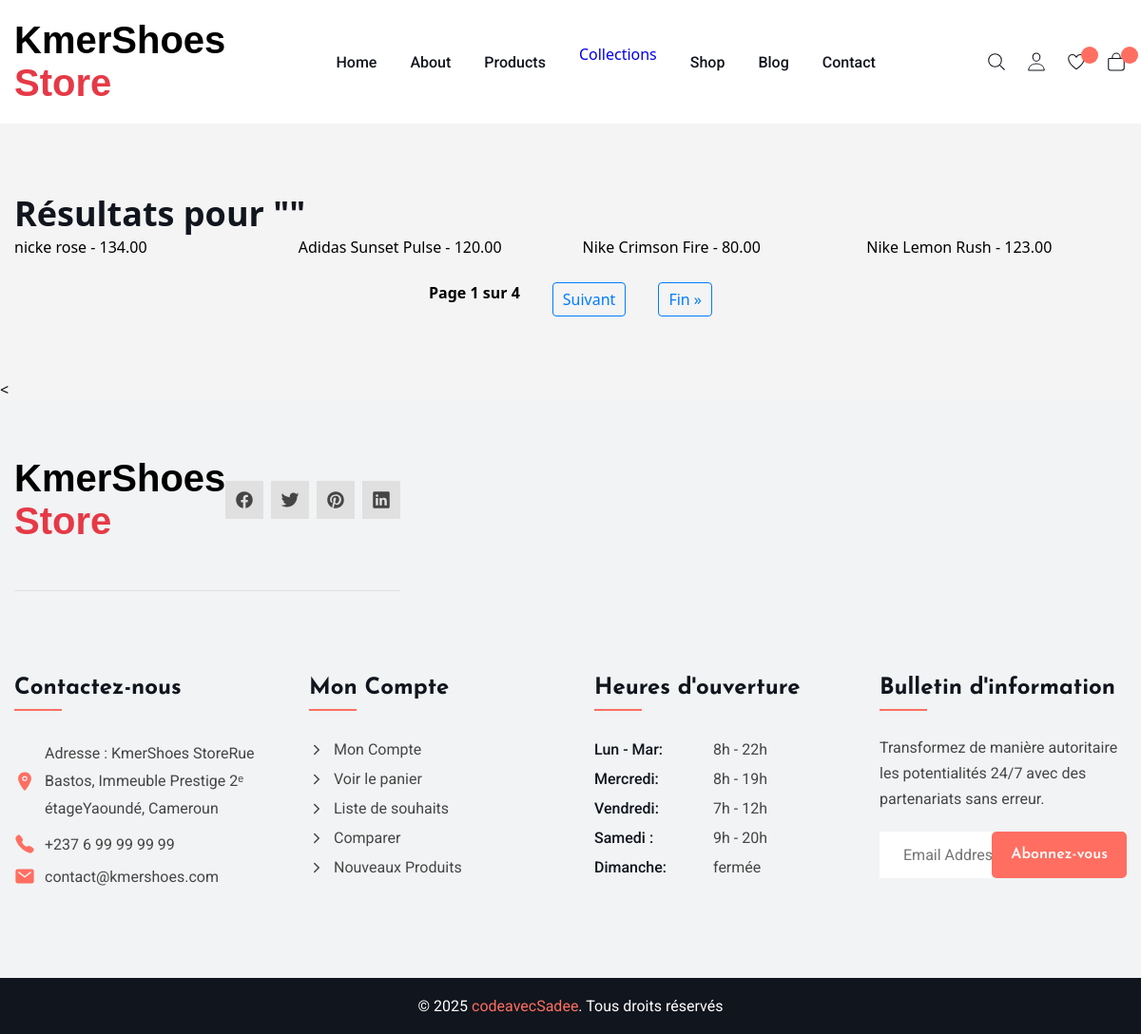
The app's page /search/ with its own data.
### shop/models.py (models this page shows, shortened)
class Product(models.Model):
    name = models.CharField(max_length=200)
    description = models.TextField()
    price = models.DecimalField(max_digits=10, decimal_places=2)
    image = models.ImageField(upload_to='products/')
    category = models.ForeignKey(Category, on_delete=models.CASCADE, related_name='products')
    stock = models.PositiveIntegerField(default=0)
    created_at = models.DateTimeField(auto_now_add=True)
    badge = models.CharField(max_length=20, blank=True, null=True)  # par ex. "New", "-25%", etc.
    liked_by = models.ManyToManyField(User, related_name='liked_products', blank=True)

### shop/views.py (the view)
# urls.py: path('search/', views.search_results, name='search_results'),
def search_results(request):
    item_name = request.GET.get('item_name', '')
    products = Product.objects.filter(name__icontains=item_name)
    paginator = Paginator(products, 4)
    page_number = request.GET.get('page')
    page_obj = paginator.get_page(page_number)
    return render(request, 'shop/search_results.html', {
        'products': page_obj,
        'item_name': item_name,
        'page_obj': page_obj,
    })

### shop/context_processors.py (called while the page is built, shortened)
def cart_item_count(request):
    if request.user.is_authenticated:
        try:
            cart = Cart.objects.get(user=request.user)
            count = sum(item.quantity for item in cart.cartitem_set.all())
        except Cart.DoesNotExist:
            count = 0
    else:
        session_cart = request.session.get('cart', {})
        count = sum(session_cart.values()) if session_cart else 0
    return {'cart_item_count': count}

def cart_totals(request):
    total_cart_price = 0
    if request.user.is_authenticated:
        try:
            cart = Cart.objects.get(user=request.user)
            total_cart_price = sum(item.get_total_price for item in cart.cartitem_set.all())
        except Cart.DoesNotExist:
            total_cart_price = 0
    else:
        from .models import Product
        session_cart = request.session.get('cart', {})
    return {'total_cart_price': total_cart_price}

### shop/templates/shop/search_results.html (shortened to what this page needs)
{% extends "shop/base.html" %}
{% load static %}
{% block content %}
  <section class="section">
    <div class="container">
      <h2 class="h2 section-title">Résultats pour "{{ query }}"</h2>
      {% if products %}
        <ul class="product-list">
          {% for product in products %}
            <li class="product-item">
              {{ product.name }} - {{ product.price }}
            </li>
          {% endfor %}
        </ul>
        <div class="pagination">
          <ul class="pagination-list">
            <li><strong>Page {{ products.number }} sur {{ products.paginator.num_pages }}</strong></li>
            {% if products.has_next %}
              <li><a href="?item_name={{ query }}&page={{ products.next_page_number }}">Suivant</a></li>
              <li><a href="?item_name={{ query }}&page={{ products.paginator.num_pages }}">Fin &raquo;</a></li>
            {% endif %}
          </ul>
        </div>
      {% else %}
        <p>Aucun produit trouvé pour "{{ query }}".</p>
      {% endif %}
    </div>
  </section>
{% endblock %}

### shop/static/shop/css/style.css (style rules this page uses)
:root { --maximum-blue-green_10: hsla(185, 75%, 45%, 0.1); --rich-black-fogra-29: hsl(217, 28%, 9%); --gray-x-11-gray: hsl(0, 0%, 74%); --oxford-blue_60: hsla(230, 41%, 14%, 0.6); --bittersweet: hsl(5, 100%, 69%); --smoky-black: rgb(7, 6, 1); --gainsboro: hsl(0, 0%, 88%); --black_90: hsla(0, 0%, 0%, 0.9); --cultured: hsl(200, 12%, 95%); --salmon: hsl(5, 100%, 73%); --white: hsl(0, 0%, 100%); --black: hsl(0, 0%, 0%); --onyx: hsl(0, 0%, 27%); --ff-roboto: 'Roboto', sans-serif; --ff-josefin-sans: 'Josefin Sans', sans-serif; --fs-1: 3rem; --fs-2: 2.6rem; --fs-3: 2.2rem; --fs-4: 2rem; --fs-5: 1.8rem; --fs-6: 1.6rem; --fs-7: 1.4rem; --fs-8: 1.2rem; --fw-300: 300; --fw-500: 500; --fw-600: 600; --fw-700: 700; --transition-1: 0.25s ease; --transition-2: 0.5s ease; --cubic-out: cubic-bezier(0.51, 0.03, 0.64, 0.28); --cubic-in: cubic-bezier(0.33, 0.85, 0.56, 1.02); --section-padding: 60px; }
*, *::before, *::after { margin: 0; padding: 0; box-sizing: border-box; }
li { list-style: none; }
a { text-decoration: none; }
a, img, span, table, tbody, button, ion-icon { display: block; }
html { font-family: var(--ff-josefin-sans); font-size: 10px; scroll-behavior: smooth; }
body { background: var(--white); font-size: 1.6rem; padding-block-start: 90px; }
.pagination ul { list-style: none; display: flex; gap: 10px; padding: 0; justify-content: center; margin-top: 20px; }
.pagination ul li { padding: 6px 12px; }
.pagination ul li a { text-decoration: none; color: #007bff; border: 1px solid #007bff; border-radius: 4px; padding: 6px 10px; display: inline-block; }
.container { padding-inline: 15px; }
.section { padding-block: var(--section-padding); }
.h1, .h2, .h3, .h4 { color: var(--rich-black-fogra-29); }
.h2 { font-size: var(--fs-2); }
.product-list { display: grid; gap: 50px 25px; }
@media (min-width: 575px) { :root { --fs-1: 4rem; } }
@media (min-width: 575px) { .container { max-width: 650px; width: 100%; margin-inline: auto; } }
@media (min-width: 575px) { .product-list { grid-template-columns: 1fr 1fr; } }
@media (min-width: 768px) { :root { --fs-2: 3rem; } }
@media (min-width: 768px) { .container { max-width: 720px; } }
@media (min-width: 992px) { :root { --fs-3: 2.4rem; } }
@media (min-width: 992px) { .container { max-width: 970px; } }
@media (min-width: 992px) { .product-list { grid-template-columns: repeat(3, 1fr); } }
@media (min-width: 1200px) { :root { --fs-1: 5rem; --fs-2: 3.6rem; } }
@media (min-width: 1200px) { .container { max-width: 1280px; } }
@media (min-width: 1200px) { .product-list { grid-template-columns: repeat(4, 1fr); } }

### shop/static/shop/css/register.css (style rules this page uses)
body { margin: 50; padding: 50; margin-top: 50px; font-family: 'Segoe UI', sans-serif; background-color: #f4f4f4; }

### records on screen
Product: name "nicke rose", price "134.00"
Product: name "Adidas Sunset Pulse", price "120.00"
Product: name "Nike Crimson Fire", price "80.00"
Product: name "Nike Lemon Rush", price "123.00"

### other values on screen
{{ products.number }} "1"
{{ products.paginator.num_pages }} "4"
